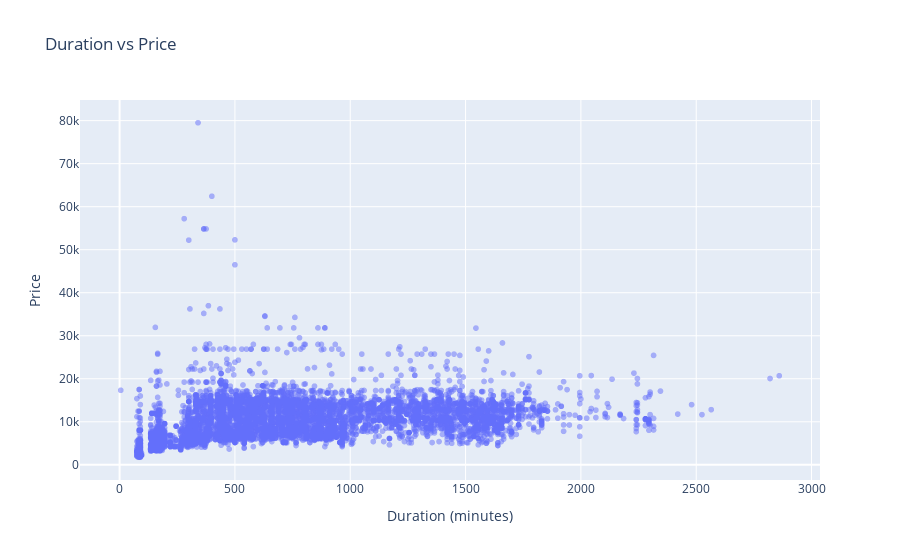

This figure's notebook cell:
### Markdown cell above
## Correlation Between the duration & price ?

### Code cell
import plotly.express as px

fig = px.scatter(
    df,
    x='Duration',
    y='Price',
    opacity=0.5,    
    title='Duration vs Price',
    labels={'Duration':'Duration (minutes)', 'Price':'Price'})
fig.show()

### Figure 1 — Plotly figure (JSON) as saved in the notebook; plotly's stock layout.template omitted (floating-point values rounded to 4 significant figures; data arrays with more than 128 entries replaced by an {"elided": "..."} marker saying what was removed)
{"data": [{"hovertemplate": "Duration (minutes)=%{x}<br>Price=%{y}<extra></extra>", "legendgroup": "", "marker": {"color": "#636efa", "opacity": 0.5, "symbol": "circle"}, "mode": "markers", "name": "", "showlegend": false, "type": "scattergl", "x": {"elided": "10462 int values"}, "xaxis": "x", "y": {"elided": "10462 int values"}, "yaxis": "y"}], "layout": {"legend": {"tracegroupgap": 0}, "title": {"text": "Duration vs Price"}, "xaxis": {"anchor": "y", "domain": [0, 1], "title": {"text": "Duration (minutes)"}}, "yaxis": {"anchor": "x", "domain": [0, 1], "title": {"text": "Price"}}}}
